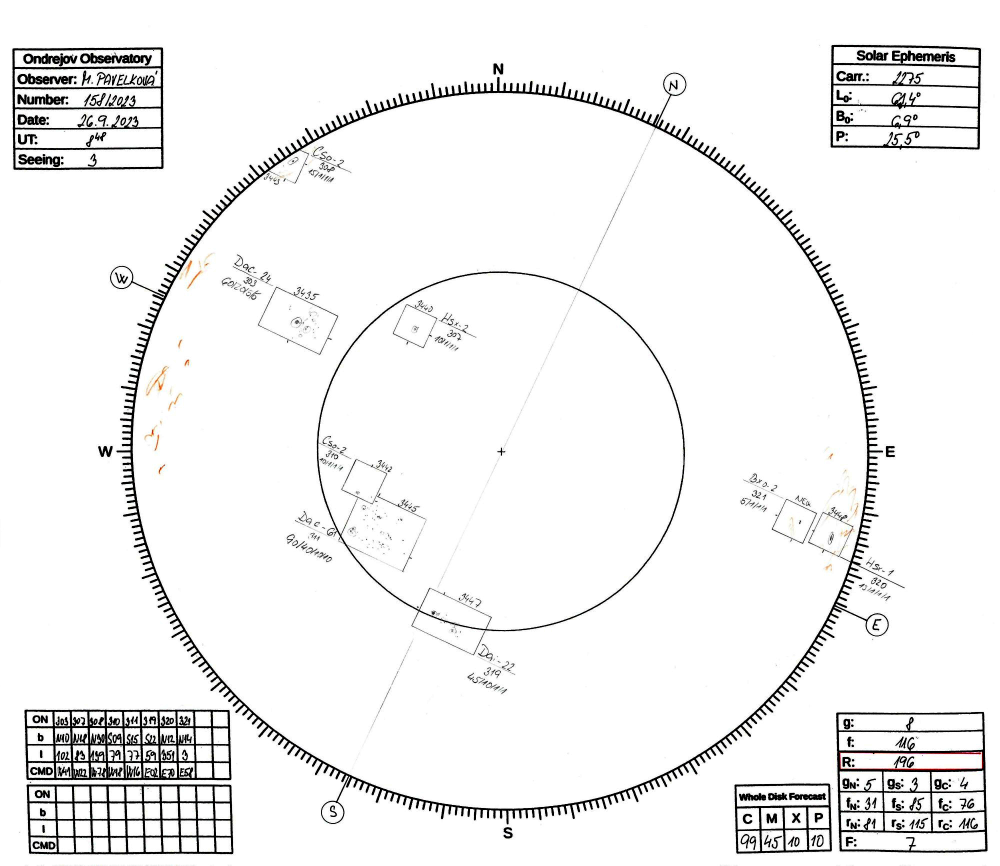
#> input picture 230926dr.jpg, 2000 x 1731 px, found by its file name (shown at 1/2 size)
$ python dellete.py   (older library calls are emulated)
#> lines starting #> are read from the running program, lines starting #| are printed output that depends on the picture; after the words box and inside, x2 and y2 are one past the last pixel; in counts of white or black regions, pixels touching at a corner belong together
import cv2


def detect_blur_and_bright_spot(image_path, threshold):
    # Read the image
#> called with image_path = '230926dr.jpg', threshold = 50000
    image = cv2.imread(image_path)
#> image is the input picture: shape (1731, 2000, 3); mean B, G, R 241.8, 241.9, 242

    # Convert image to grayscale
    gray = cv2.cvtColor(image, cv2.COLOR_BGR2GRAY)

    # Apply binary thresholding for bright spot detection
    _, binary_image = cv2.threshold(gray, 200, 255, cv2.THRESH_BINARY)
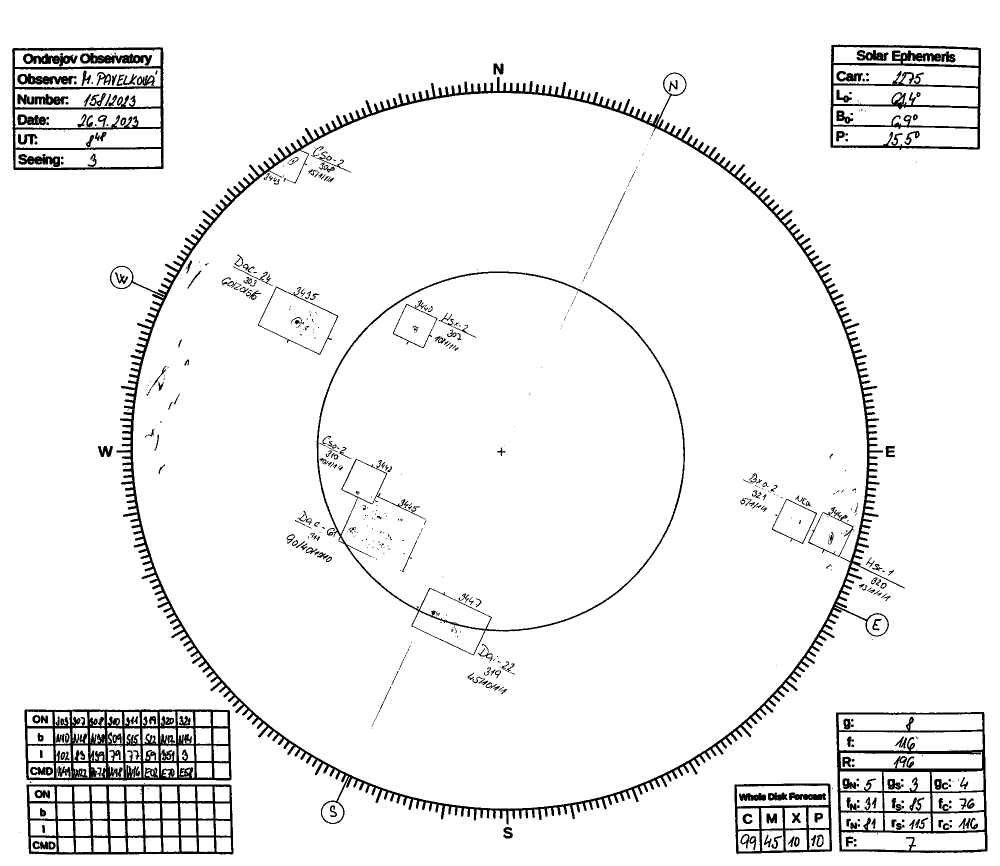
#> binary_image: shape (1731, 2000) (shown at 1/2 size); 94.5% white; 612 black regions (292 under 20 px), largest, box (x1, y1, x2, y2) and area: (220, 145, 1810, 1649) 54754, (49, 1418, 463, 1561) 22743, (1672, 1424, 1975, 1706) 15472

    # Apply Laplacian filter for edge detection
    laplacian = cv2.Laplacian(gray, cv2.CV_64F)
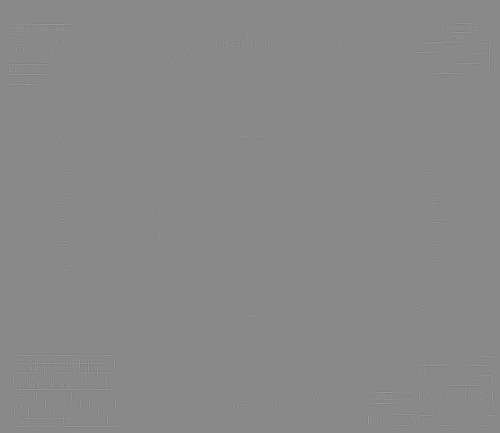
#> laplacian: shape (1731, 2000) float64 (shown at 1/4 size); min -897, max 764, mean 0; drawn with min black and max white
    cv2.imshow("Image", laplacian)
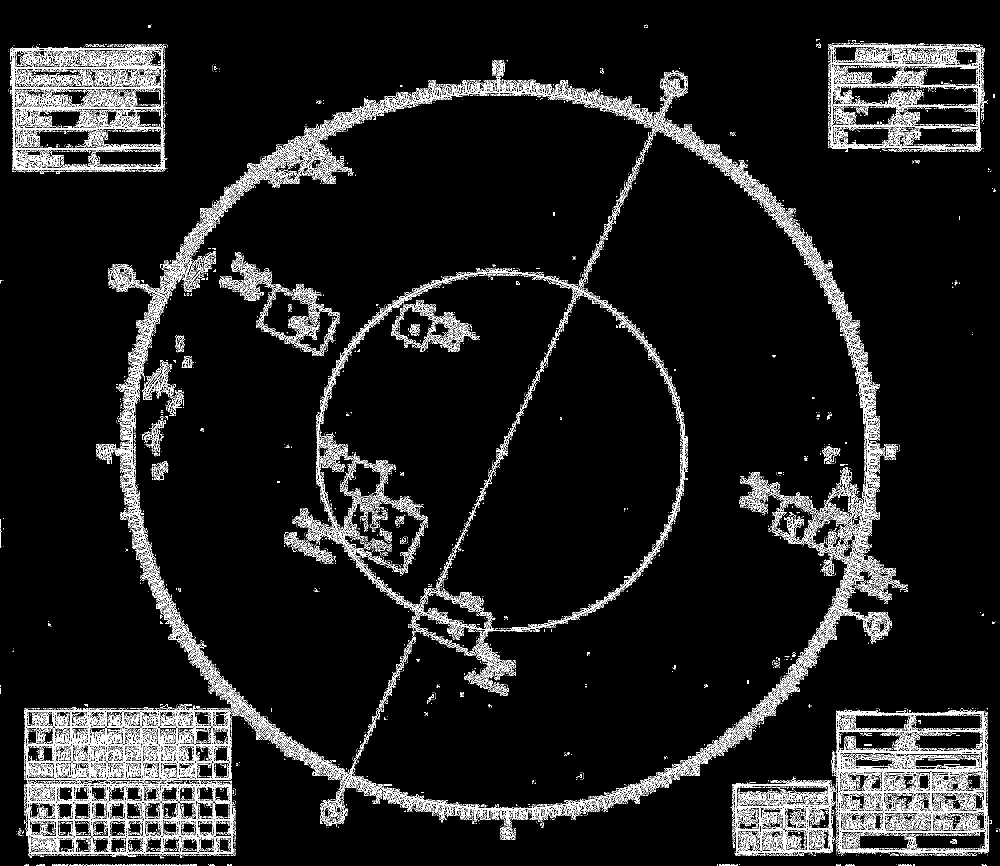
#> window 'Image': shape (1731, 2000) (shown at 1/2 size); 7.7% white in thin lines or dots
    cv2.waitKey(0)
    cv2.destroyAllWindows()

    # Calculate maximum intensity and variance
    _, max_val, _, _ = cv2.minMaxLoc(gray)
#> max_val = 255
    cv2.imshow("Image", binary_image)
    cv2.waitKey(0)
    cv2.destroyAllWindows()

    binary_variance = binary_image.var()
#> binary_variance = 3397.9
    laplacian_variance = laplacian.var()
#> laplacian_variance = 2831

    # Initialize result variables
    blur_text = "Not Blurry"
    bright_spot_text = "No Bright Spot"

    # Check blur condition based on variance of Laplacian image
    if laplacian_variance < threshold:
        blur_text = "Blurry"

    # Check bright spot condition based on variance of binary image
    if 5000 < binary_variance < 8500:
        bright_spot_text = "Bright Spot"

    # Add labels to the image
    cv2.putText(image, blur_text, (15, 30), cv2.FONT_HERSHEY_SIMPLEX, 0.8, (0, 0, 255), 3)
#> image: shape (1731, 2000, 3); 0.03% of pixels changed, all inside (x1, y1, x2, y2) = (16, 11, 88, 39)
    cv2.putText(image, bright_spot_text, (15, 75), cv2.FONT_HERSHEY_SIMPLEX, 0.8, (0, 255, 0), 3)
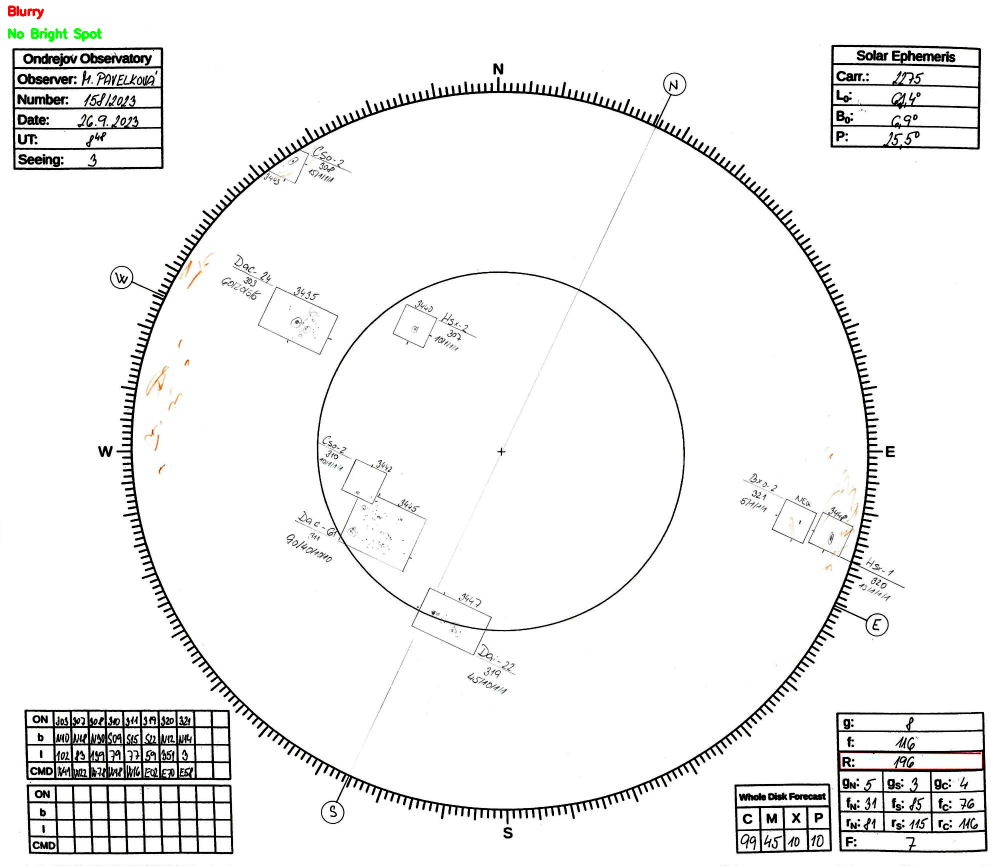
#> image: shape (1731, 2000, 3) (shown at 1/2 size); mean B, G, R 241.6, 241.8, 241.8

    # Display the image
    cv2.imshow("Image", image)
    cv2.waitKey(0)

detect_blur_and_bright_spot('230926dr.jpg',50000)

$ run again, with 000103dr.jpg copied over 230926dr.jpg
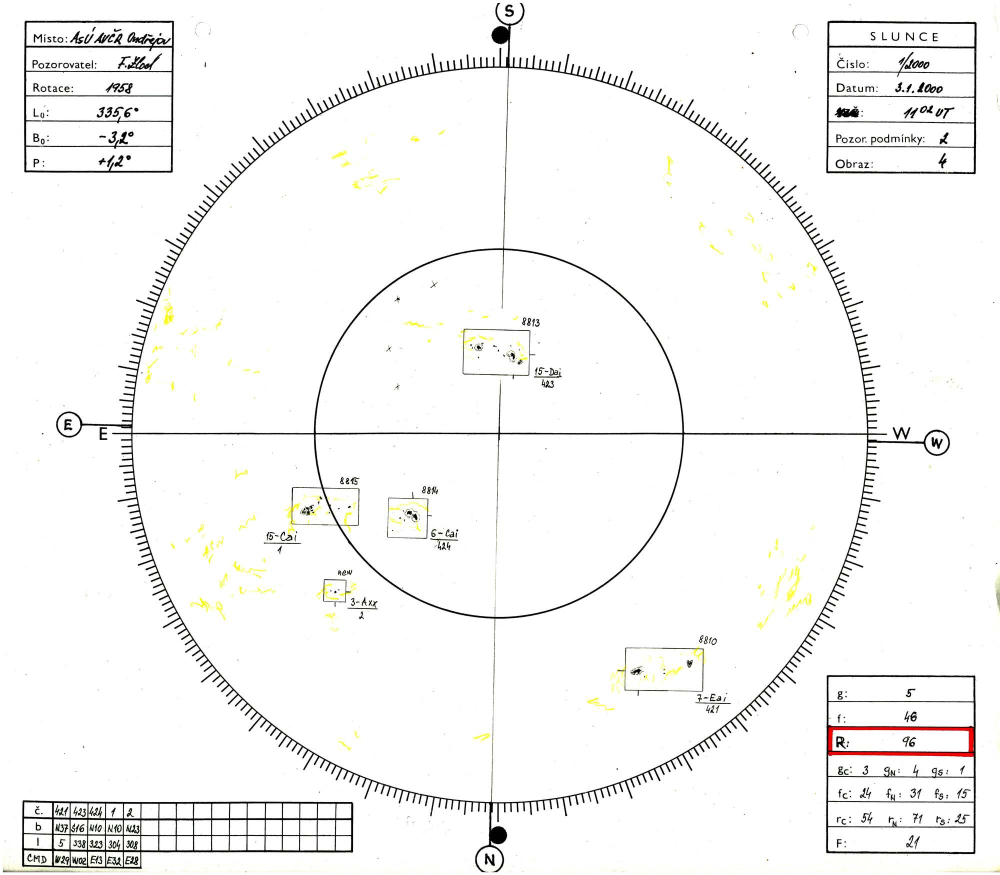
#> input picture 000103dr.jpg, 2000 x 1750 px, found by its file name (shown at 1/2 size)
#> in detect_blur_and_bright_spot, image is the input picture: shape (1750, 2000, 3); mean B, G, R 245.1, 245.9, 246.2
#> binary_image: shape (1750, 2000); 95.7% white; 568 black regions (307 under 20 px), largest, box (x1, y1, x2, y2) and area: (112, 6, 1900, 1745) 64884, (44, 1600, 707, 1738) 17246, (1651, 1350, 1953, 1709) 14340
#> in detect_blur_and_bright_spot, `cv2.imshow("Image", laplacian)`:
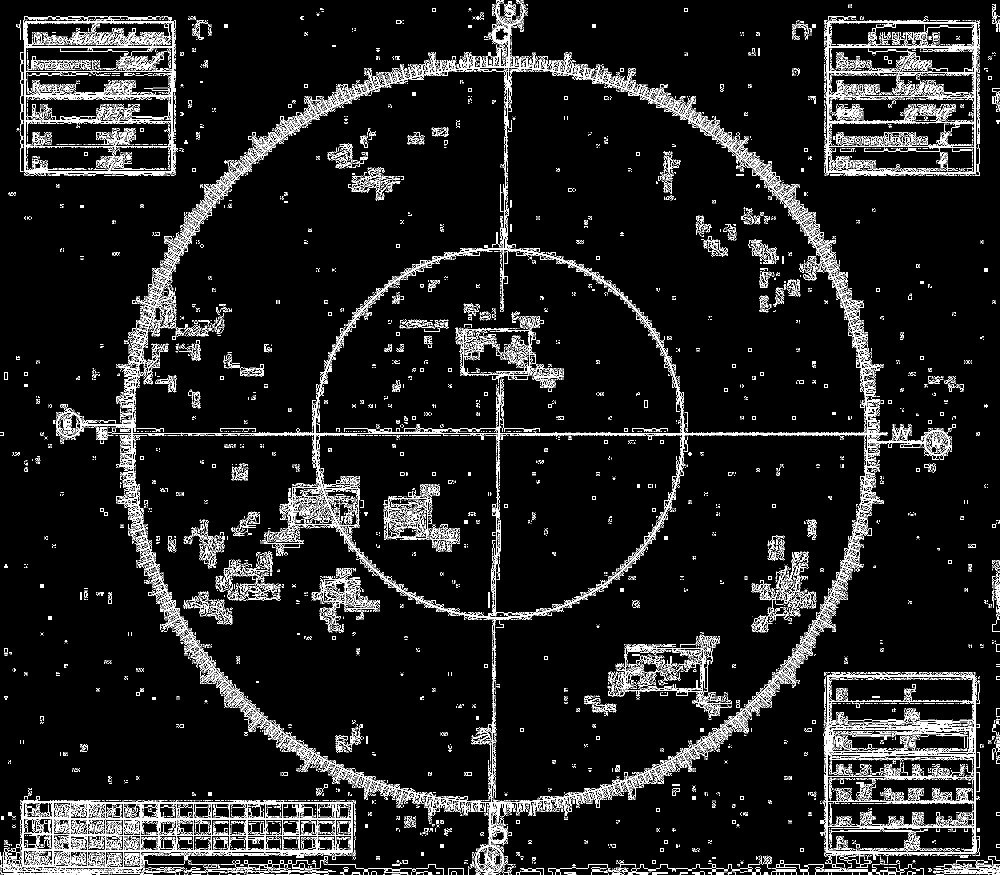
#> window 'Image': shape (1750, 2000) (shown at 1/2 size); 8.2% white in thin lines or dots
#> max_val = 255
#> binary_variance = 2664.1
#> laplacian_variance = 1726
#> in detect_blur_and_bright_spot, `cv2.putText(image, bright_spot_text, (15, 75), cv2.FONT_HERSHEY_SIMPLE..`:
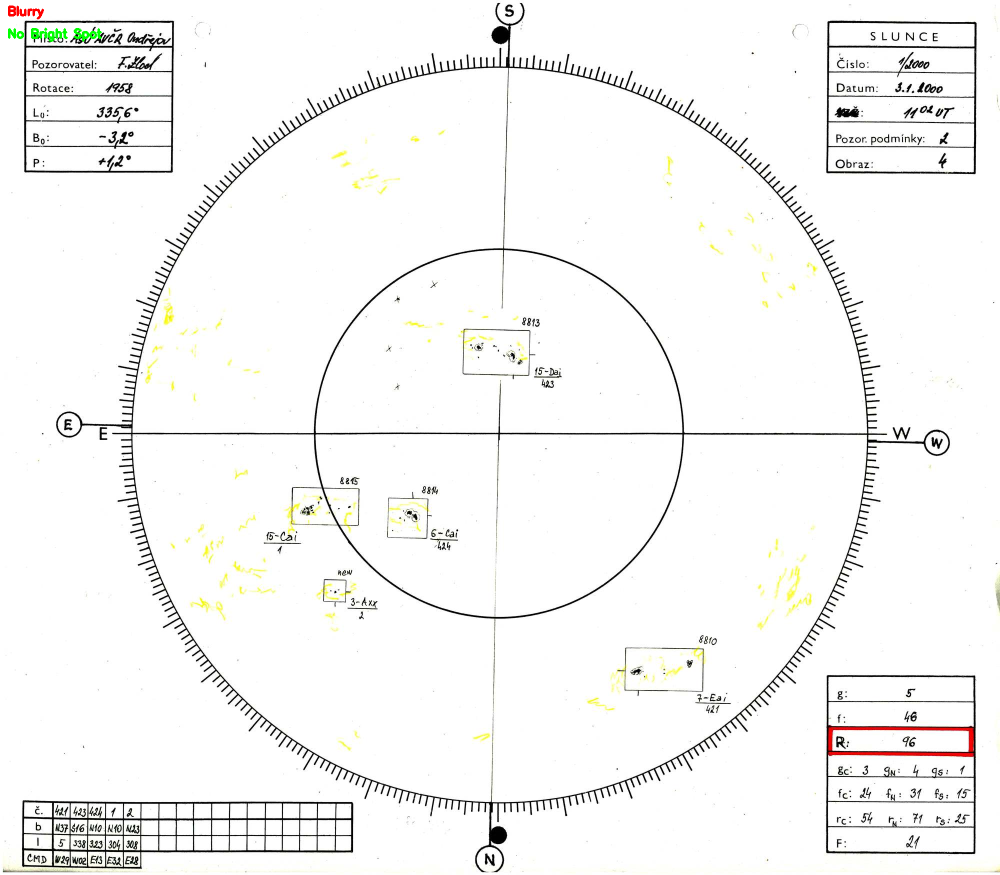
#> image: shape (1750, 2000, 3) (shown at 1/2 size); mean B, G, R 244.9, 245.9, 246

$ run again, with 010612dr.jpg copied over 230926dr.jpg
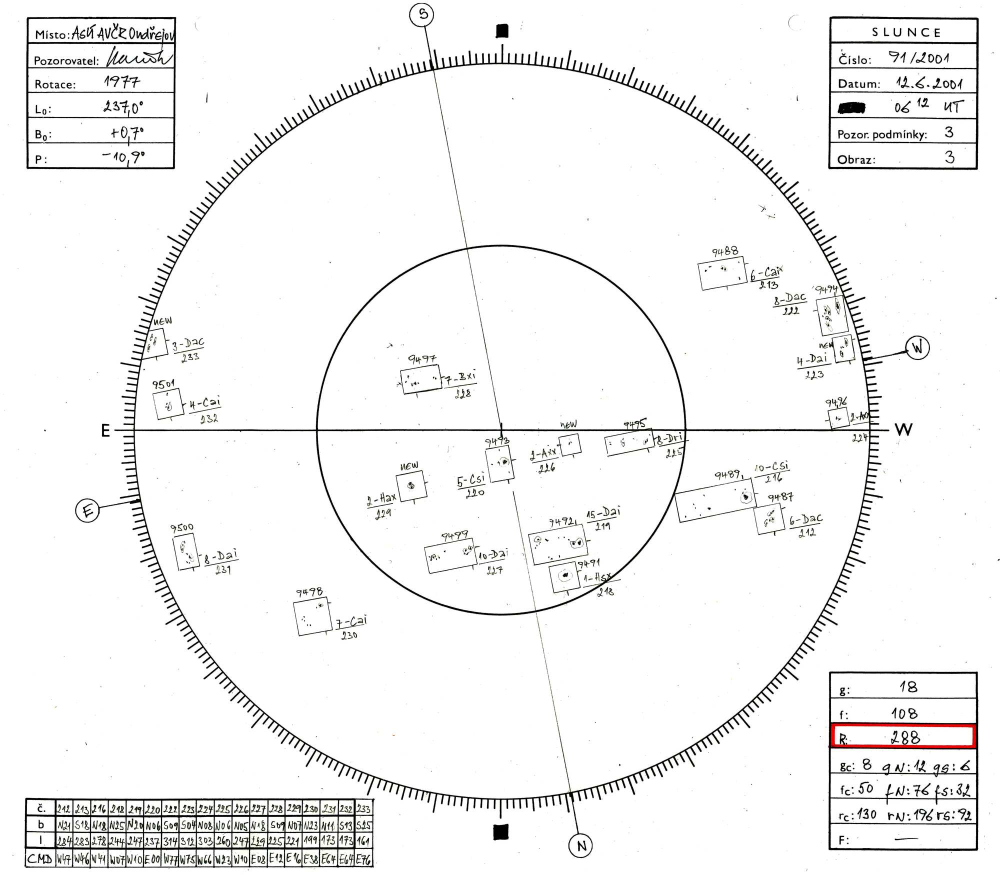
#> input picture 010612dr.jpg, 2000 x 1750 px, found by its file name (shown at 1/2 size)
#> in detect_blur_and_bright_spot, image is the input picture: shape (1750, 2000, 3); mean B, G, R 243.3, 243.5, 243.7
#> binary_image: shape (1750, 2000); 94.5% white; 1021 black regions (461 under 20 px), largest, box (x1, y1, x2, y2) and area: (150, 6, 1860, 1716) 70415, (49, 1595, 750, 1738) 24310, (1656, 1343, 1957, 1702) 16255
#> in detect_blur_and_bright_spot, `cv2.imshow("Image", laplacian)`:
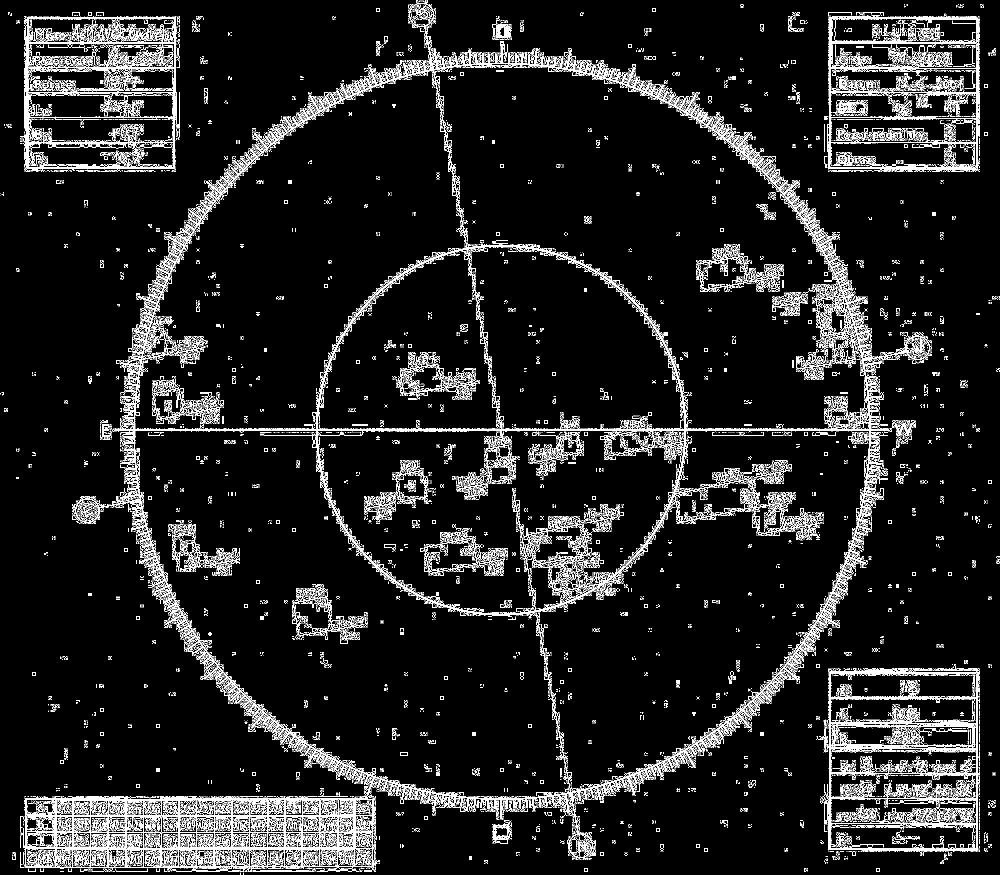
#> window 'Image': shape (1750, 2000) (shown at 1/2 size); 8.5% white in thin lines or dots
#> max_val = 255
#> binary_variance = 3398.7
#> laplacian_variance = 2415.2
#> in detect_blur_and_bright_spot, `cv2.putText(image, bright_spot_text, (15, 75), cv2.FONT_HERSHEY_SIMPLE..`:
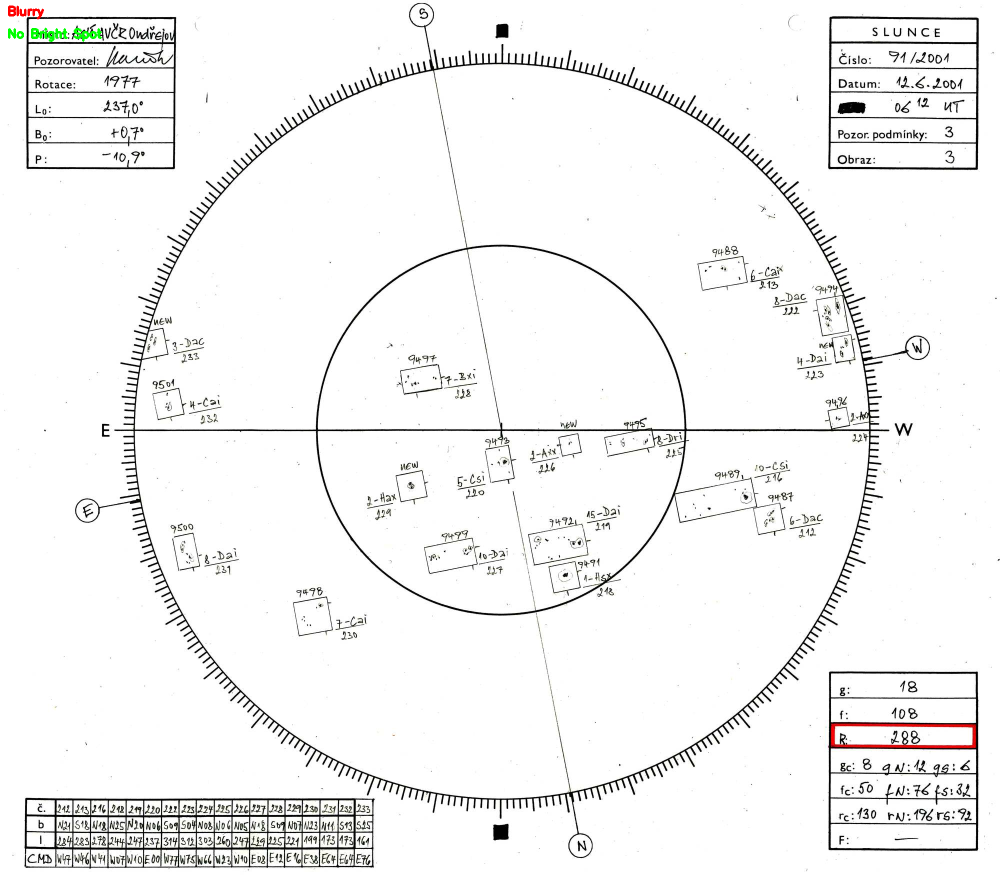
#> image: shape (1750, 2000, 3) (shown at 1/2 size); mean B, G, R 243.1, 243.5, 243.6
